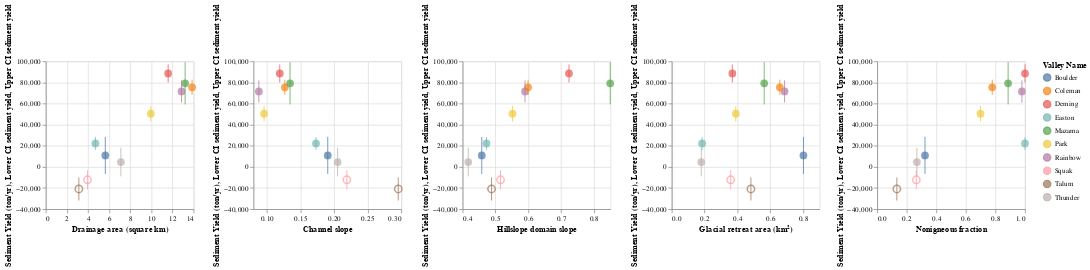

The cell this chart's notebook holds for it:
### Markdown cell above
## Plot sediment yield vs explanatory variables

### Code cell
circles_y = alt.Chart().mark_point(size=100, strokeWidth=2).encode(
    alt.Y('Sediment Yield (ton/yr):Q'),
    alt.Color('Valley Name:N')
)
points_y = alt.Chart().mark_circle(size=110).encode(
    alt.Y('Sediment Yield (ton/yr):Q'),
    alt.Color('Valley Name:N')
)
bars_y = alt.Chart().mark_line().encode(
    alt.Y('Lower CI sediment yield'),
    alt.Y2('Upper CI sediment yield'),
    alt.Color('Valley Name:N')
)

darea = alt.layer(
    points_y.transform_filter(alt.FieldGTEPredicate('Sediment Yield (ton/yr)', 0)).encode(alt.X('Drainage area (square km):Q')), 
    circles_y.transform_filter(alt.FieldLTPredicate('Sediment Yield (ton/yr)', 0)).encode(alt.X('Drainage area (square km):Q')), 
    bars_y.encode(alt.X('Drainage area (square km):Q')), 
    data=net_measurements
).properties(
    width=200, height=200
)

channelslope = alt.layer(
    points_y.transform_filter(alt.FieldGTEPredicate('Sediment Yield (ton/yr)', 0)).encode(alt.X('Channel slope:Q')), 
    circles_y.transform_filter(alt.FieldLTPredicate('Sediment Yield (ton/yr)', 0)).encode(alt.X('Channel slope:Q')), 
    bars_y.encode(alt.X('Channel slope:Q', scale=alt.Scale(zero=False))),
    data=net_measurements
).properties(
    width=200, height=200
)

hillslope = alt.layer(
    points_y.transform_filter(alt.FieldGTEPredicate('Sediment Yield (ton/yr)', 0)).encode(alt.X('Hillslope domain slope:Q')), 
    circles_y.transform_filter(alt.FieldLTPredicate('Sediment Yield (ton/yr)', 0)).encode(alt.X('Hillslope domain slope:Q')), 
    bars_y.encode(alt.X('Hillslope domain slope:Q', scale=alt.Scale(zero=False))),
    data=net_measurements
).properties(
    width=200, height=200
)

glacialretreat = alt.layer(
    points_y.transform_filter(alt.FieldGTEPredicate('Sediment Yield (ton/yr)', 0)).encode(alt.X('Glacial retreat area (km²):Q')), 
    circles_y.transform_filter(alt.FieldLTPredicate('Sediment Yield (ton/yr)', 0)).encode(alt.X('Glacial retreat area (km²):Q')), 
    bars_y.encode(alt.X('Glacial retreat area (km²):Q')),
    data=net_measurements
).properties(
    width=200, height=200
)

lithology = alt.layer(
    points_y.transform_filter(alt.FieldGTEPredicate('Sediment Yield (ton/yr)', 0)).encode(alt.X('Nonigneous fraction:Q')), 
    circles_y.transform_filter(alt.FieldLTPredicate('Sediment Yield (ton/yr)', 0)).encode(alt.X('Nonigneous fraction:Q')), 
    bars_y.encode(alt.X('Nonigneous fraction:Q')),
    data=net_measurements
).properties(
    width=200, height=200
)

darea | channelslope | hillslope | glacialretreat | lithology

### Figure 1 — Vega-Lite specification as saved in the notebook (floating-point values rounded to 4 significant figures)
{"config": {"view": {"continuousWidth": 400, "continuousHeight": 300}}, "hconcat": [{"layer": [{"mark": {"type": "circle", "size": 110}, "encoding": {"color": {"field": "Valley Name", "type": "nominal"}, "x": {"field": "Drainage area (square km)", "type": "quantitative"}, "y": {"field": "Sediment Yield (ton/yr)", "type": "quantitative"}}, "transform": [{"filter": {"field": "Sediment Yield (ton/yr)", "gte": 0}}]}, {"mark": {"type": "point", "size": 100, "strokeWidth": 2}, "encoding": {"color": {"field": "Valley Name", "type": "nominal"}, "x": {"field": "Drainage area (square km)", "type": "quantitative"}, "y": {"field": "Sediment Yield (ton/yr)", "type": "quantitative"}}, "transform": [{"filter": {"field": "Sediment Yield (ton/yr)", "lt": 0}}]}, {"mark": "line", "encoding": {"color": {"field": "Valley Name", "type": "nominal"}, "x": {"field": "Drainage area (square km)", "type": "quantitative"}, "y": {"field": "Lower CI sediment yield", "type": "quantitative"}, "y2": {"field": "Upper CI sediment yield"}}}], "height": 200, "width": 200}, {"layer": [{"mark": {"type": "circle", "size": 110}, "encoding": {"color": {"field": "Valley Name", "type": "nominal"}, "x": {"field": "Channel slope", "type": "quantitative"}, "y": {"field": "Sediment Yield (ton/yr)", "type": "quantitative"}}, "transform": [{"filter": {"field": "Sediment Yield (ton/yr)", "gte": 0}}]}, {"mark": {"type": "point", "size": 100, "strokeWidth": 2}, "encoding": {"color": {"field": "Valley Name", "type": "nominal"}, "x": {"field": "Channel slope", "type": "quantitative"}, "y": {"field": "Sediment Yield (ton/yr)", "type": "quantitative"}}, "transform": [{"filter": {"field": "Sediment Yield (ton/yr)", "lt": 0}}]}, {"mark": "line", "encoding": {"color": {"field": "Valley Name", "type": "nominal"}, "x": {"field": "Channel slope", "scale": {"zero": false}, "type": "quantitative"}, "y": {"field": "Lower CI sediment yield", "type": "quantitative"}, "y2": {"field": "Upper CI sediment yield"}}}], "height": 200, "width": 200}, {"layer": [{"mark": {"type": "circle", "size": 110}, "encoding": {"color": {"field": "Valley Name", "type": "nominal"}, "x": {"field": "Hillslope domain slope", "type": "quantitative"}, "y": {"field": "Sediment Yield (ton/yr)", "type": "quantitative"}}, "transform": [{"filter": {"field": "Sediment Yield (ton/yr)", "gte": 0}}]}, {"mark": {"type": "point", "size": 100, "strokeWidth": 2}, "encoding": {"color": {"field": "Valley Name", "type": "nominal"}, "x": {"field": "Hillslope domain slope", "type": "quantitative"}, "y": {"field": "Sediment Yield (ton/yr)", "type": "quantitative"}}, "transform": [{"filter": {"field": "Sediment Yield (ton/yr)", "lt": 0}}]}, {"mark": "line", "encoding": {"color": {"field": "Valley Name", "type": "nominal"}, "x": {"field": "Hillslope domain slope", "scale": {"zero": false}, "type": "quantitative"}, "y": {"field": "Lower CI sediment yield", "type": "quantitative"}, "y2": {"field": "Upper CI sediment yield"}}}], "height": 200, "width": 200}, {"layer": [{"mark": {"type": "circle", "size": 110}, "encoding": {"color": {"field": "Valley Name", "type": "nominal"}, "x": {"field": "Glacial retreat area (km²)", "type": "quantitative"}, "y": {"field": "Sediment Yield (ton/yr)", "type": "quantitative"}}, "transform": [{"filter": {"field": "Sediment Yield (ton/yr)", "gte": 0}}]}, {"mark": {"type": "point", "size": 100, "strokeWidth": 2}, "encoding": {"color": {"field": "Valley Name", "type": "nominal"}, "x": {"field": "Glacial retreat area (km²)", "type": "quantitative"}, "y": {"field": "Sediment Yield (ton/yr)", "type": "quantitative"}}, "transform": [{"filter": {"field": "Sediment Yield (ton/yr)", "lt": 0}}]}, {"mark": "line", "encoding": {"color": {"field": "Valley Name", "type": "nominal"}, "x": {"field": "Glacial retreat area (km²)", "type": "quantitative"}, "y": {"field": "Lower CI sediment yield", "type": "quantitative"}, "y2": {"field": "Upper CI sediment yield"}}}], "height": 200, "width": 200}, {"layer": [{"mark": {"type": "circle", "size": 110}, "encoding": {"color": {"field": "Valley Name", "type": "nominal"}, "x": {"field": "Nonigneous fraction", "type": "quantitative"}, "y": {"field": "Sediment Yield (ton/yr)", "type": "quantitative"}}, "transform": [{"filter": {"field": "Sediment Yield (ton/yr)", "gte": 0}}]}, {"mark": {"type": "point", "size": 100, "strokeWidth": 2}, "encoding": {"color": {"field": "Valley Name", "type": "nominal"}, "x": {"field": "Nonigneous fraction", "type": "quantitative"}, "y": {"field": "Sediment Yield (ton/yr)", "type": "quantitative"}}, "transform": [{"filter": {"field": "Sediment Yield (ton/yr)", "lt": 0}}]}, {"mark": "line", "encoding": {"color": {"field": "Valley Name", "type": "nominal"}, "x": {"field": "Nonigneous fraction", "type": "quantitative"}, "y": {"field": "Lower CI sediment yield", "type": "quantitative"}, "y2": {"field": "Upper CI sediment yield"}}}], "height": 200, "width": 200}], "data": {"name": "data-21487ffd2d7fdc734ad299bfb26aca94"}, "$schema": "https://vega.github.io/schema/vega-lite/v4.17.0.json", "datasets": {"data-21487ffd2d7fdc734ad299bfb26aca94": [{"Valley Name": "Park", "Drainage area (square km)": 9.948, "Channel slope": 0.09576, "Hillslope domain slope": 0.5518, "Glacial retreat area (km²)": 0.39, "glacial area 1977/79": 3.298, "Nonigneous fraction": 0.6989, "Sediment Yield (ton/yr)": 50360.0, "Sediment Yield (ton/km²/yr)": 5062.0, "Upper CI sediment yield": 42960.0, "Lower CI sediment yield": 57760.0, "Upper CI sediment yield normalized": 4318.0, "Lower CI sediment yield normalized": 5806.0, "glacial retreat relative": 0.1183, "Channel slope (degrees)": 5.47, "Hillslope domain slope (degrees)": 28.89}, {"Valley Name": "Rainbow", "Drainage area (square km)": 12.86, "Channel slope": 0.08801, "Hillslope domain slope": 0.5901, "Glacial retreat area (km²)": 0.687, "glacial area 1977/79": 2.699, "Nonigneous fraction": 0.9792, "Sediment Yield (ton/yr)": 71480.0, "Sediment Yield (ton/km²/yr)": 5560.0, "Upper CI sediment yield": 60930.0, "Lower CI sediment yield": 82030.0, "Upper CI sediment yield normalized": 4739.0, "Lower CI sediment yield normalized": 6380.0, "glacial retreat relative": 0.2545, "Channel slope (degrees)": 5.03, "Hillslope domain slope (degrees)": 30.54}, {"Valley Name": "Boulder", "Drainage area (square km)": 5.634, "Channel slope": 0.1906, "Hillslope domain slope": 0.4583, "Glacial retreat area (km²)": 0.802, "glacial area 1977/79": 6.441, "Nonigneous fraction": 0.3234, "Sediment Yield (ton/yr)": 10850.0, "Sediment Yield (ton/km²/yr)": 1926.0, "Upper CI sediment yield": -6742.0, "Lower CI sediment yield": 28450.0, "Upper CI sediment yield normalized": -1197.0, "Lower CI sediment yield normalized": 5049.0, "glacial retreat relative": 0.1245, "Channel slope (degrees)": 10.79, "Hillslope domain slope (degrees)": 24.62}, {"Valley Name": "Squak", "Drainage area (square km)": 3.948, "Channel slope": 0.219, "Hillslope domain slope": 0.5154, "Glacial retreat area (km²)": 0.359, "glacial area 1977/79": 2.324, "Nonigneous fraction": 0.2647, "Sediment Yield (ton/yr)": -12210.0, "Sediment Yield (ton/km²/yr)": -3094.0, "Upper CI sediment yield": -21340.0, "Lower CI sediment yield": -3089.0, "Upper CI sediment yield normalized": -5406.0, "Lower CI sediment yield normalized": -782.6, "glacial retreat relative": 0.1545, "Channel slope (degrees)": 12.35, "Hillslope domain slope (degrees)": 27.27}, {"Valley Name": "Thunder", "Drainage area (square km)": 7.111, "Channel slope": 0.2053, "Hillslope domain slope": 0.4172, "Glacial retreat area (km²)": 0.18, "glacial area 1977/79": 0.97, "Nonigneous fraction": 0.2687, "Sediment Yield (ton/yr)": 4639.0, "Sediment Yield (ton/km²/yr)": 652.4, "Upper CI sediment yield": -8915.0, "Lower CI sediment yield": 18190.0, "Upper CI sediment yield normalized": -1254.0, "Lower CI sediment yield normalized": 2558.0, "glacial retreat relative": 0.1856, "Channel slope (degrees)": 11.6, "Hillslope domain slope (degrees)": 22.65}, {"Valley Name": "Talum", "Drainage area (square km)": 3.13, "Channel slope": 0.2955, "Hillslope domain slope": 0.488, "Glacial retreat area (km²)": 0.482, "glacial area 1977/79": 2.39, "Nonigneous fraction": 0.1331, "Sediment Yield (ton/yr)": -20900.0, "Sediment Yield (ton/km²/yr)": -6677.0, "Upper CI sediment yield": -31870.0, "Lower CI sediment yield": -9924.0, "Upper CI sediment yield normalized": -10180.0, "Lower CI sediment yield normalized": -3170.0, "glacial retreat relative": 0.2017, "Channel slope (degrees)": 16.46, "Hillslope domain slope (degrees)": 26.01}, {"Valley Name": "Easton", "Drainage area (square km)": 4.699, "Channel slope": 0.1731, "Hillslope domain slope": 0.4725, "Glacial retreat area (km²)": 0.185, "glacial area 1977/79": 2.897, "Nonigneous fraction": 1.0, "Sediment Yield (ton/yr)": 22240.0, "Sediment Yield (ton/km²/yr)": 4733.0, "Upper CI sediment yield": 16170.0, "Lower CI sediment yield": 28310.0, "Upper CI sediment yield normalized": 3442.0, "Lower CI sediment yield normalized": 6025.0, "glacial retreat relative": 0.06386, "Channel slope (degrees)": 9.818, "Hillslope domain slope (degrees)": 25.29}, {"Valley Name": "Deming", "Drainage area (square km)": 11.59, "Channel slope": 0.1191, "Hillslope domain slope": 0.7239, "Glacial retreat area (km²)": 0.369, "glacial area 1977/79": 5.126, "Nonigneous fraction": 1.0, "Sediment Yield (ton/yr)": 88540.0, "Sediment Yield (ton/km²/yr)": 7640.0, "Upper CI sediment yield": 79990.0, "Lower CI sediment yield": 97090.0, "Upper CI sediment yield normalized": 6902.0, "Lower CI sediment yield normalized": 8377.0, "glacial retreat relative": 0.07199, "Channel slope (degrees)": 6.792, "Hillslope domain slope (degrees)": 35.9}, {"Valley Name": "Coleman", "Drainage area (square km)": 13.85, "Channel slope": 0.1266, "Hillslope domain slope": 0.5992, "Glacial retreat area (km²)": 0.658, "glacial area 1977/79": 10.92, "Nonigneous fraction": 0.7786, "Sediment Yield (ton/yr)": 75450.0, "Sediment Yield (ton/km²/yr)": 5446.0, "Upper CI sediment yield": 68310.0, "Lower CI sediment yield": 82590.0, "Upper CI sediment yield normalized": 4931.0, "Lower CI sediment yield normalized": 5961.0, "glacial retreat relative": 0.06028, "Channel slope (degrees)": 7.217, "Hillslope domain slope (degrees)": 30.93}, {"Valley Name": "Mazama", "Drainage area (square km)": 13.2, "Channel slope": 0.1344, "Hillslope domain slope": 0.8494, "Glacial retreat area (km²)": 0.563, "glacial area 1977/79": 5.583, "Nonigneous fraction": 0.8858, "Sediment Yield (ton/yr)": 79210.0, "Sediment Yield (ton/km²/yr)": 6003.0, "Upper CI sediment yield": 59230.0, "Lower CI sediment yield": 99200.0, "Upper CI sediment yield normalized": 4488.0, "Lower CI sediment yield normalized": 7517.0, "glacial retreat relative": 0.1008, "Channel slope (degrees)": 7.657, "Hillslope domain slope (degrees)": 40.35}]}}
